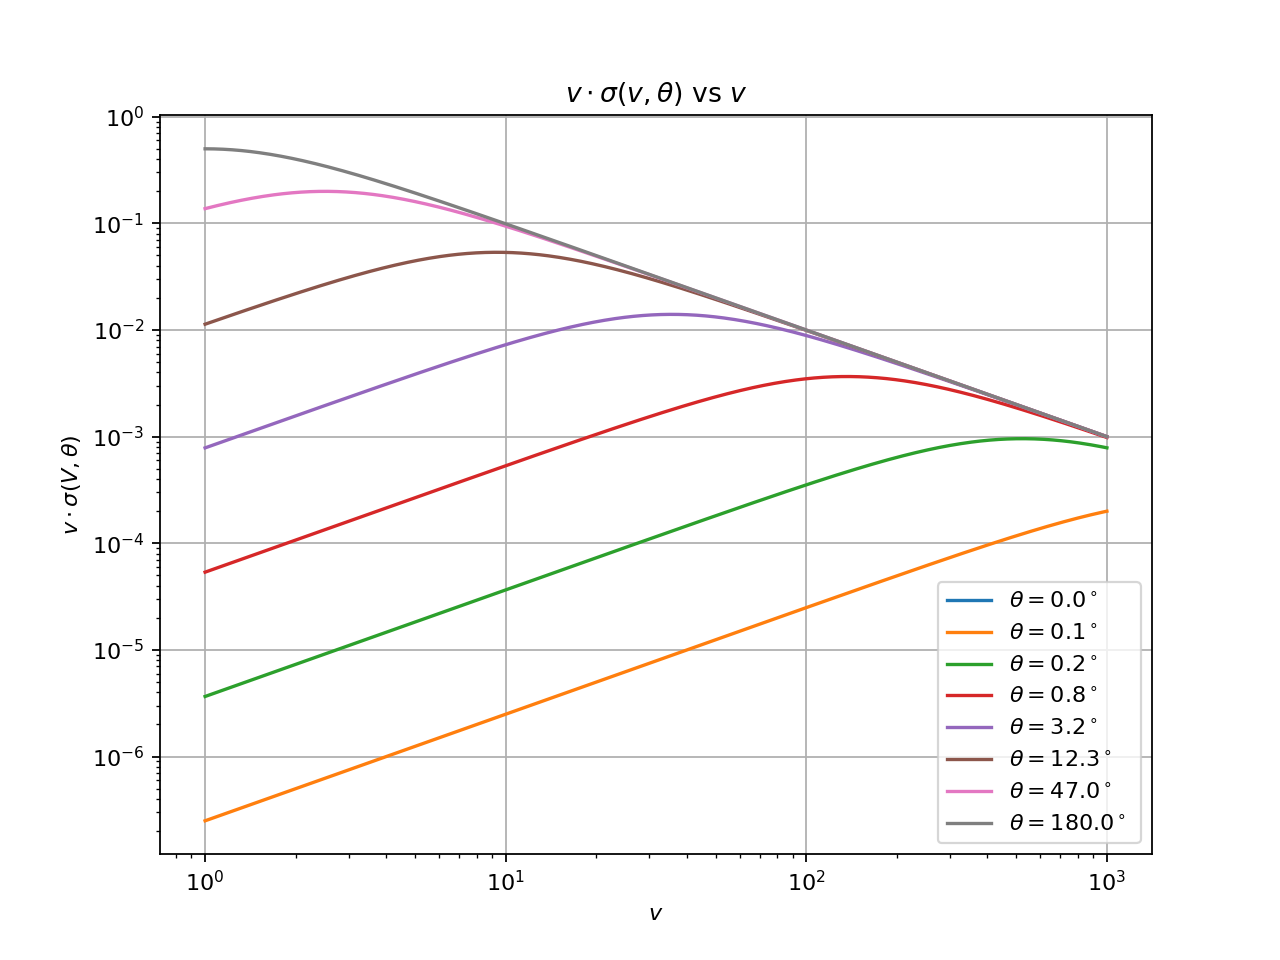

Recreate this plot in Python.
import numpy as np
import matplotlib.pyplot as plt
from scipy.integrate import quad

sigma0 = 1.0
w = 1.0
v = 1.0

def sigma(theta, v):
    def dsigma_dcos(theta_val):
        return -(sigma0 * w**4) / (2 * (w**2 + v**2 * np.sin(theta_val / 2)**2)**2)

    def integrand(theta_val):
        return -dsigma_dcos(theta_val) * np.sin(theta_val)

    result, _ = quad(integrand, 0, theta)
    return result

def dsigma_dcos(theta_val):
    return (sigma0 * w**4) / (2 * (w**2 + v**2 * np.sin(theta_val / 2)**2)**2)

# theta_vals = np.linspace(0, np.pi, 10)
# velocity_vals = np.linspace(0, 1000, 500)

theta_vals = np.concatenate(([0], np.logspace(-3, np.log10(np.pi), 7)))
velocity_vals = np.logspace(0, 3, 500)


plt.figure(figsize=(8,6))


for theta in theta_vals:
    dsigma_vals = np.linspace(0, 0, 500)
    for i in range(len(velocity_vals)):
        dsigma_vals[i] = sigma(theta, velocity_vals[i])*velocity_vals[i]

    plt.loglog(velocity_vals, dsigma_vals, label=rf'$\theta =  {(theta/3.1415926*180):.1f}^\circ$ ')

plt.xlabel(r'$v$')
plt.ylabel(r'$v\cdot\sigma(V,\theta)$')
plt.title(r'$v\cdot\sigma(v,\theta)$ vs $v$')
plt.legend()
plt.grid(True)
plt.savefig("collision_probability_velocityTheta.png", dpi=160)
plt.close()


theta_vals = np.linspace(0, np.pi, 7)
velocity_vals = np.linspace(0, 3, 500)


for theta in theta_vals:
    dsigma_vals = np.linspace(0, 0, 500)
    for i in range(len(velocity_vals)):
        dsigma_vals[i] = sigma(theta, velocity_vals[i])

    plt.plot(velocity_vals, dsigma_vals, label=rf'$\theta =  {int(theta/3.1415926*180)}^\circ$ ')

plt.xlabel(r'$v$')
plt.ylabel(r'Normalized $\sigma(\theta)$')
plt.title(r'$\sigma(v)$')
plt.legend()
plt.grid(True)
plt.savefig("collision_probability_velocity.png", dpi=160)
# plt.show()
